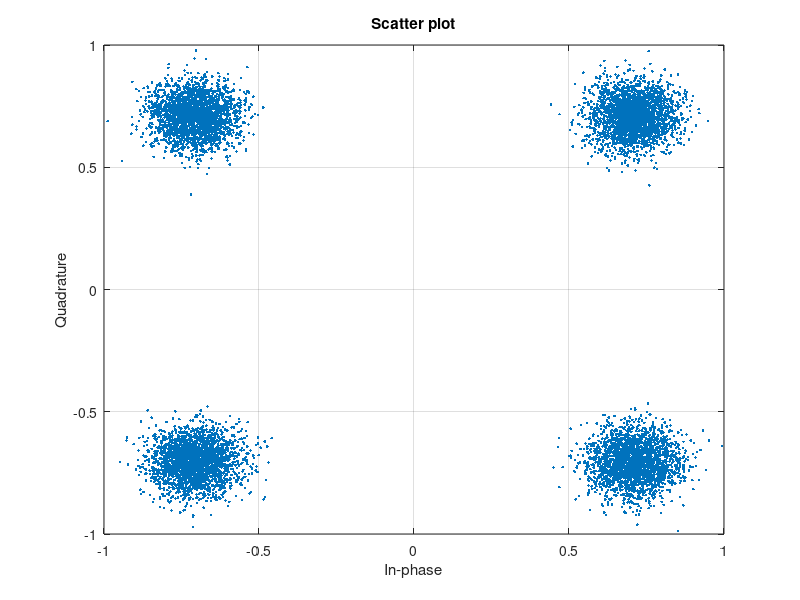

Recreate this plot in MATLAB. (Note: this script raises an error after producing the figure.)
close all; clear;

N=512;
delta_c = 31.250e3; % subcarrier_spacing in Hz
prefix_redundancy = 0.0655; % 6.55%
OF = 2;
Lc = round(prefix_redundancy * N);

% random QPSK data symbols to modulate with OFDM
rng(2025);                              % Set seed for reproducibility
M = 4;
dataSymbols = randi([0 M-1], 10000, 1); % Generate 10000 random QPSK symbols (0, 1, 2, 3)
txSig = pskmod(dataSymbols, M, pi/M); % QPSK modulation
scatterplot(awgn(txSig,20));
grid on;

data = txSig.';

Fs = OF * N * delta_c;
k_list = [0 5 20 40];% 60 80 100];

figure;
for i = 1:length(k_list)
    k = k_list(i);
    nullpos = [1:k, N-k+1:N]; % null in the edges

    [x, u, w] = OFDMmod(data, N, Lc, OF, nullpos);
    dem_data = OFDMdem(x, N, Lc, OF, ones(N,1), nullpos);

    subplot(2,2,i);
    %figure;
    scatter(real(dem_data), imag(dem_data));
    grid on;
    axis equal;
    title(sprintf('k = %d', k));
end
